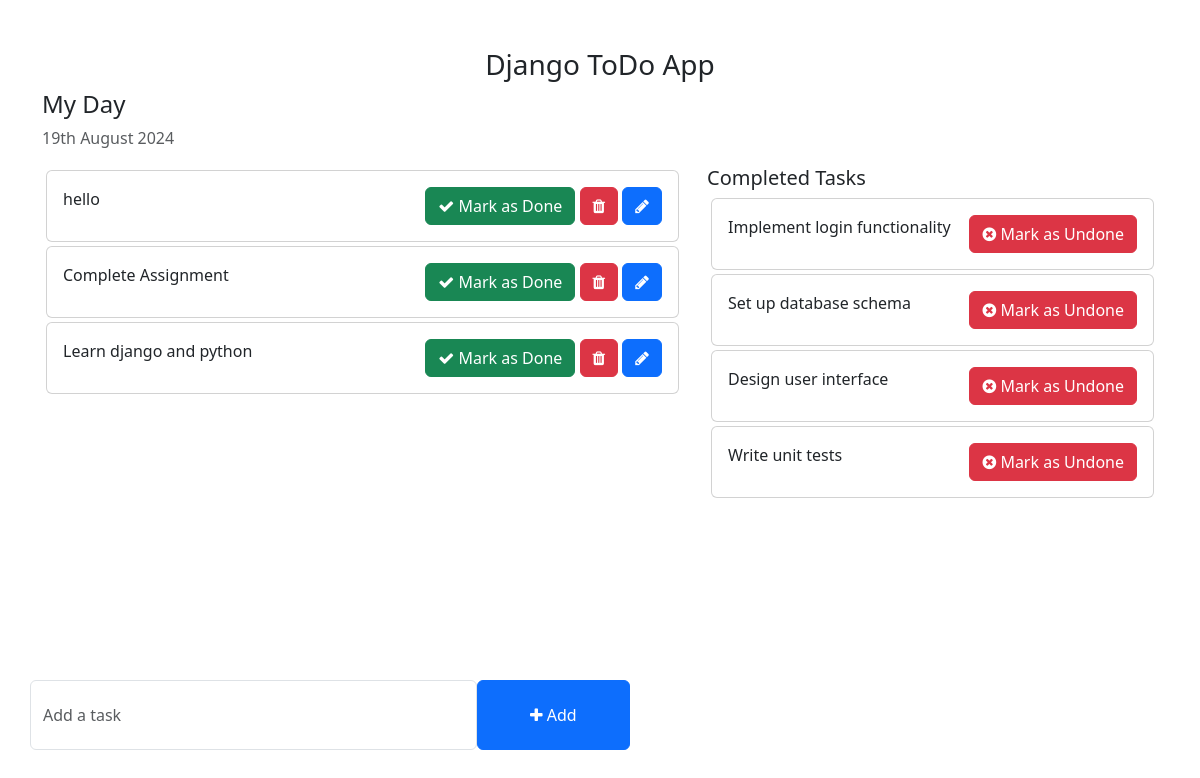
Before: / with the older database file.
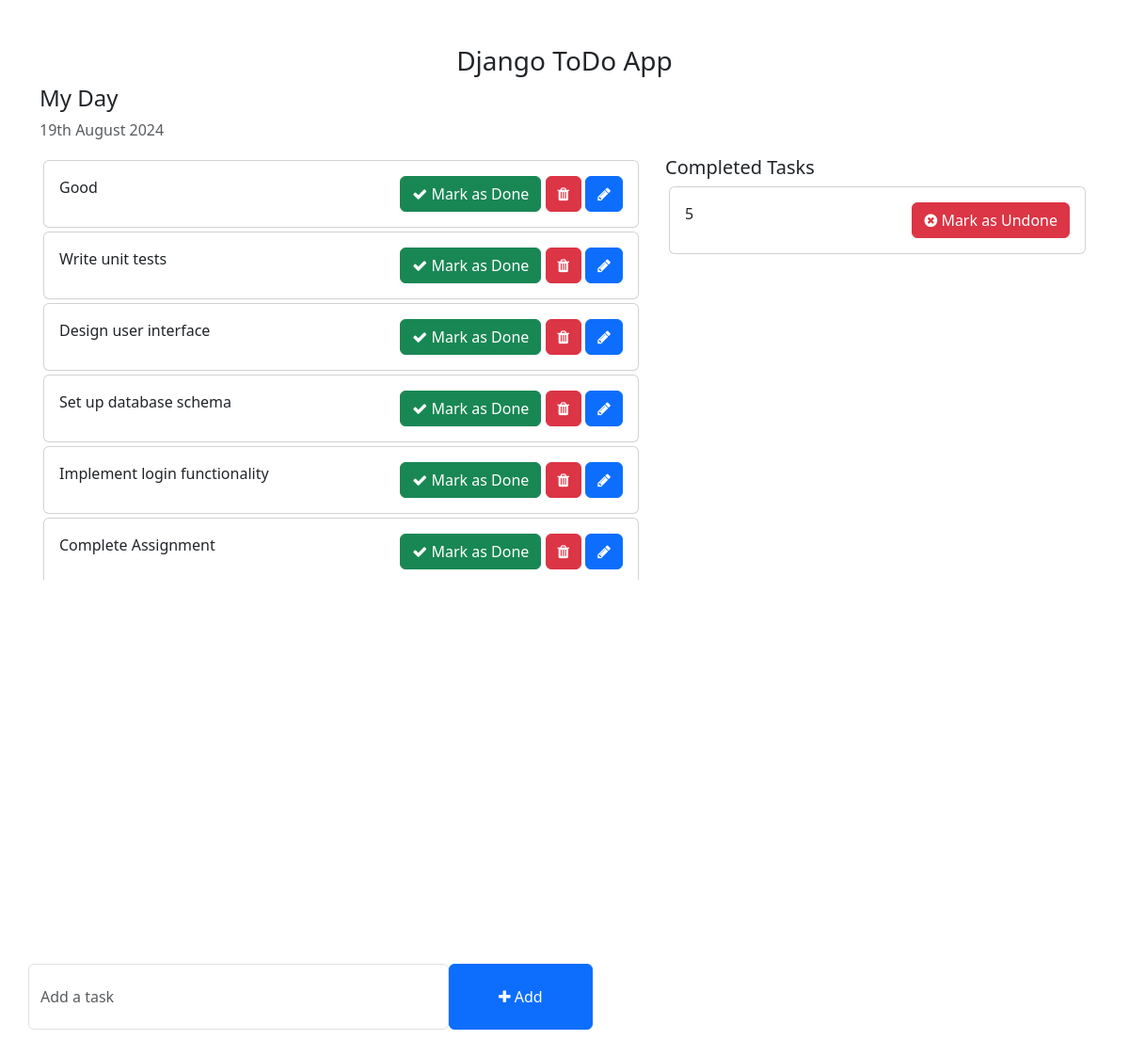
After: the same page with the newer database file.
### todo_app/models.py (models this page shows, shortened)
class Task(models.Model):
    task = models.CharField(max_length = 250)
    is_completed = models.BooleanField(default=False)
    created_on = models.DateTimeField(auto_now_add=True)
    updated_on = models.DateTimeField(auto_now=True)

### todo_app/views.py (the view)
# urls.py: 2. Add a URL to urlpatterns:  path('', views.home, name='home')
def home(request):
    tasks = Task.objects.filter(is_completed=False).order_by('-updated_on')
    completed_tasks = Task.objects.filter(is_completed=True)
    context = {
        'tasks':tasks,
        'completed_tasks':completed_tasks
    }
    return render(request, 'home.html', context)

### template/home.html (shortened to what this page needs)
<!DOCTYPE html>
<html lang="en">
  <head>
    <link
      href="https://cdn.jsdelivr.net/npm/bootstrap@5.3.0-alpha1/dist/css/bootstrap.min.css"
      rel="stylesheet"
    />
    <link
      rel="stylesheet"
      href="https://cdnjs.cloudflare.com/ajax/libs/font-awesome/4.7.0/css/font-awesome.min.css"
    />
  </head>
  <body>
    <div class="container">
      <h3 class="pt-5 text-center">Django ToDo App</h3>
      <div class="row">
        <h4>My Day</h4>
        <p class="text-muted">{% now "jS F Y" %}</p>
        <div class="col-md-7 col-lg-7" style="height: 450px; overflow: scroll">
          {% for task in tasks %}
          <div class="card m-1">
            <div id="card-body-{{ task.pk }}" class="card-body">
              {{ task.task }}
              <span style="position: relative; float: right">
                <a href="{% url 'mark_done' task.pk %}" class="btn btn-success"
                  ><i class="fa fa-check"></i> Mark as Done
                </a>
                <a href="{% url 'del' task.pk %}" class="btn btn-danger"
                  ><i class="fa fa-trash"></i>
                </a>
                <a
                  href="#"
                  onclick="showEditForm('{{ task.pk }}'); event.preventDefault();"
                  class="btn btn-primary"
                  ><i class="fa fa-pencil"></i>
                </a>
              </span>
            </div>
          </div>
          {% endfor %}
        </div>
        <div class="col-md-5 col-lg-5">
          <h5>Completed Tasks</h5>
          {% for task in completed_tasks %}
          <div class="card m-1">
            <div class="card-body">
              {{task.task}}
              <span style="position: relative; float: right">
                <a
                  href="{% url 'mark_as_incomplete' task.pk %}"
                  class="btn btn-danger"
                  ><i class="fa fa-times-circle"></i> Mark as Undone
                </a>
              </span>
            </div>
          </div>
          {% endfor %}
        </div>
      </div>
      <div class="row">
        <div
          class="col-md-6 col-lg-6 p-0"
          style="position: absolute; bottom: 50px"
        >
          <form action="{% url 'addTask'%}" method="post">
            <div class="form-group">
              <span style="display: flex">
                <input
                  type="text"
                  name="task"
                  class="form-control"
                  placeholder="Add a task"
                />
                <button
                  type="submit"
                  class="btn btn-primary"
                  style="width: 200px"
                >
                  <i class="fa fa-plus"></i> Add
                </button>
              </span>
            </div>
          </form>
        </div>
      </div>
    </div>
  </body>
</html>

Changed rows visible on the page:
removed Task: task "hello", shown under "My Day"
no longer on this page (row edited): Task: task "Learn django and python", shown under "My Day"
added Task: task "Good", shown under "My Day"
changed Task "Write unit tests": moves from the list under "Completed Tasks" to the list under "My Day"
changed Task "Design user interface": moves from the list under "Completed Tasks" to the list under "My Day"
changed Task "Set up database schema": moves from the list under "Completed Tasks" to the list under "My Day"
changed Task "Implement login functionality": moves from the list under "Completed Tasks" to the list under "My Day"
added Task: task "5", shown under "Completed Tasks"
